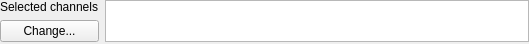
<?xml version="1.0" encoding="UTF-8"?>
<ui version="4.0">
 <class>ChannelFilterGUI</class>
 <widget class="QWidget" name="ChannelFilterGUI">
  <property name="geometry">
   <rect>
    <x>0</x>
    <y>0</y>
    <width>529</width>
    <height>44</height>
   </rect>
  </property>
  <property name="windowTitle">
   <string notr="true"/>
  </property>
  <layout class="QGridLayout" name="gridLayout">
   <property name="leftMargin">
    <number>0</number>
   </property>
   <property name="topMargin">
    <number>0</number>
   </property>
   <property name="rightMargin">
    <number>0</number>
   </property>
   <property name="bottomMargin">
    <number>0</number>
   </property>
   <item row="0" column="1" rowspan="2">
    <widget class="QGraphicsView" name="graphicsView">
     <property name="sizePolicy">
      <sizepolicy hsizetype="Expanding" vsizetype="MinimumExpanding">
       <horstretch>0</horstretch>
       <verstretch>0</verstretch>
      </sizepolicy>
     </property>
     <property name="minimumSize">
      <size>
       <width>0</width>
       <height>20</height>
      </size>
     </property>
     <property name="sizeAdjustPolicy">
      <enum>QAbstractScrollArea::AdjustToContents</enum>
     </property>
     <property name="alignment">
      <set>Qt::AlignLeading|Qt::AlignLeft|Qt::AlignVCenter</set>
     </property>
     <property name="renderHints">
      <set>QPainter::Antialiasing|QPainter::TextAntialiasing</set>
     </property>
     <property name="dragMode">
      <enum>QGraphicsView::RubberBandDrag</enum>
     </property>
    </widget>
   </item>
   <item row="1" column="0">
    <widget class="QPushButton" name="pushButton">
     <property name="text">
      <string>Change...</string>
     </property>
    </widget>
   </item>
   <item row="0" column="0">
    <widget class="QLabel" name="label">
     <property name="sizePolicy">
      <sizepolicy hsizetype="Preferred" vsizetype="Fixed">
       <horstretch>0</horstretch>
       <verstretch>0</verstretch>
      </sizepolicy>
     </property>
     <property name="text">
      <string>Selected channels</string>
     </property>
    </widget>
   </item>
  </layout>
 </widget>
 <resources/>
 <connections/>
</ui>
